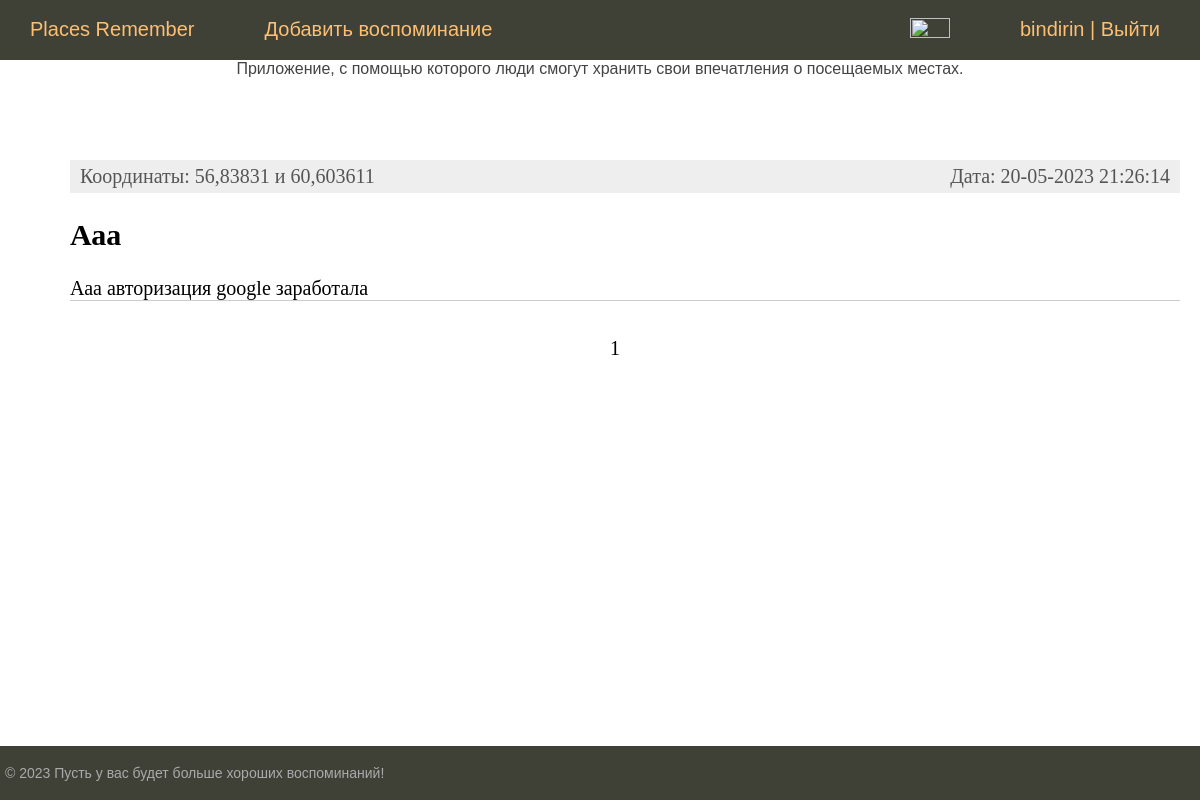
/ (signed in), run on an earlier commit of the app's database.
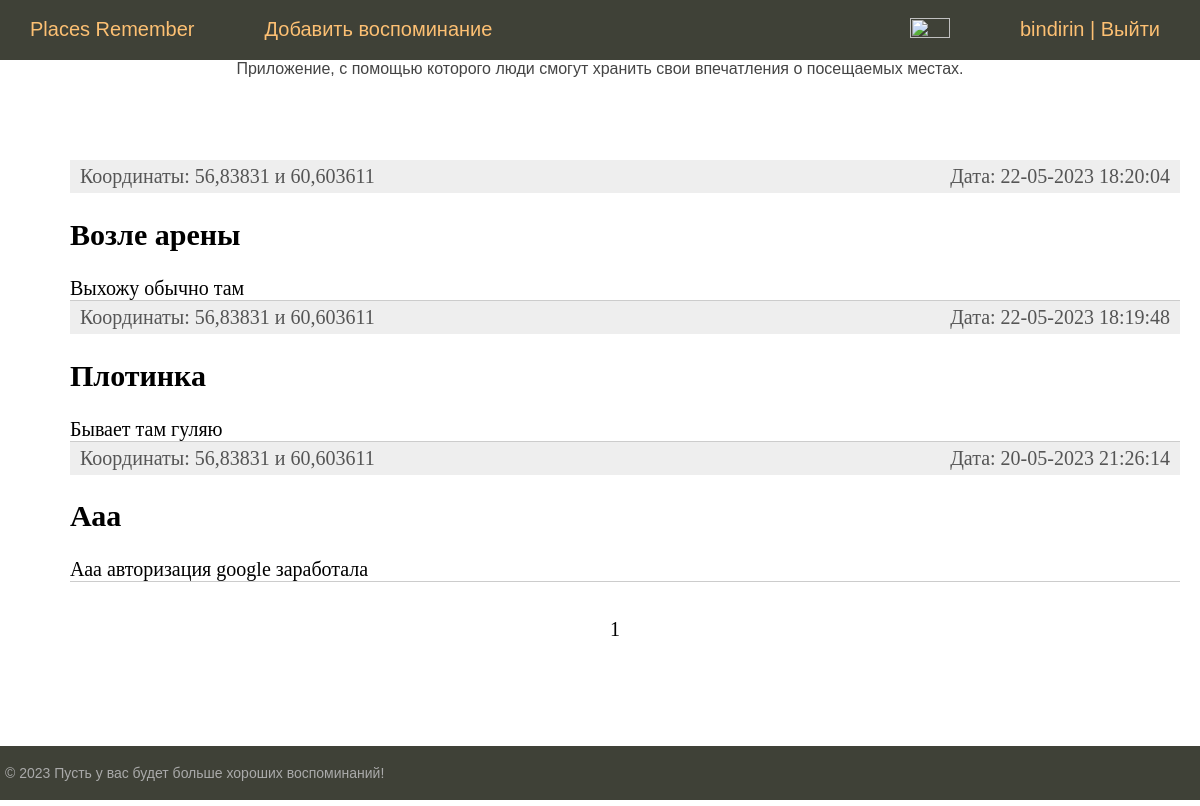
And on a later commit of the database.
### visited/models.py (models this page shows)
class Places(models.Model):
    user = models.ForeignKey(User, on_delete=models.CASCADE)
    latitude = models.FloatField(null=True)
    longitude = models.FloatField(null=True)
    name = models.CharField(max_length=255)
    comment = models.TextField(blank=True)
    time_create = models.DateTimeField(auto_now_add=True)
    class Meta:
        verbose_name = 'Посещенные места'
        verbose_name_plural = 'Посещенные места'
        ordering = ['-time_create']

### visited/views.py (the view)
# urls.py: path('', VisitedHome.as_view(), name='home'),  # http://127.0.0.1:8000/
class VisitedHome(DataMixin, ListView):
    paginate_by = 3
    model = Places
    template_name = 'visited/index.html'
    context_object_name = 'posts'
    def get_context_data(self, *, object_list=None, **kwargs):
        context = super().get_context_data(**kwargs)
        c_def = self.get_user_context(title='Главная страница')
        return dict(list(context.items()) + list(c_def.items()))
    def get_queryset(self):
        user_id = self.request.user.id
        return Places.objects.filter(user=user_id)  # фильтр id авторизованного

### visited/utils.py (called while the page is built)
    def get_user_context(self, **kwargs):
        context = kwargs
        if self.request.user.is_authenticated:
            context['avatar'] = self.request.user.socialaccount_set.first().get_avatar_url()
        user_menu = menu.copy()
        if not self.request.user.is_authenticated:
                user_menu.pop(1)
        context['menu'] = user_menu
        return context

### visited/templates/visited/index.html (shortened to what this page needs)
{% extends 'visited/base.html' %}
{% block content %}
<ul class="list-articles">
	{% for p in posts %}
			<li>
				<div class="article-panel">
					<p class="first">Координаты: {{p.latitude}} и {{p.longitude}}</p>
					<p class="last">Дата: {{p.time_create|date:"d-m-Y H:i:s"}}</p>
				</div>
				<h2>{{p.name}}</h2>
	{% autoescape on %}
	{{p.comment}}
	{% endautoescape %}
			</li>
	{% endfor %}
</ul>
		{% if page_obj %}
		<nav class="list-pages">
			<ul>
				{% for p in paginator.page_range %}
				{% if page_obj.number == p %}
				<li class="page-num page-num-selected">{{ p }}</li>
				{% elif p >= page_obj.number|add:-2 and p <= page_obj.number|add:2 %}
				<li class="page-num">
					<a href="?page={{ p }}">{{ p }}</a>
				</li>
				{% endif %}
				{% endfor %}
			</ul>
		</nav>
		{% endif %}
	</div>
{% endblock %}

### visited/templates/visited/base.html (shortened to what this page needs)
{% load static account socialaccount %}
<!DOCTYPE html>
<html>
<head>
	<link type="text/css" href="{% static 'visited/css/styles.css' %}" rel="stylesheet" />
</head>
<body>
<table class="table-page" border=0 cellpadding="0" cellspacing="0">
<tr><td valign=top>
{% block mainmenu %}
<div class="header">
<ul id="mainmenu" class="mainmenu">
{% for m in menu %}
			<li><a href="{% url m.url_name %}">{{m.title}}</a></li>
{% endfor %}
{% if request.user.is_authenticated %}
	<li class="last"> {{ user.username }} | <a href="{% url 'logout' %}">Выйти</a></li>
	{% if avatar %}
		<li class="last"><img src="{{ avatar }}" height=40 width=40"></li>
	{% else %}
		<li class="last"><img src="{{ user.profile.avatar.url }}" height=40 width=40"></li>
	{% endif %}
{% else %}
	<li class="last"><a href="{% provider_login_url "google" %}">Войти с помощью Google</a></li>
{% endif %}
</ul>
<div class="description-site" style="text-align: center">Приложение, с помощью которого люди смогут хранить свои впечатления о посещаемых местах.
</div>
</div>
{% endblock mainmenu %}
<table class="table-content" border=0 cellpadding="0" cellspacing="0">
	<tr>
		<td valign="top" class="content">
<div class="content-text">
{% block content %}
{% endblock %}
</td></tr>
</table>
</td></tr>
<tr>
	<td valign=top>
		<div id="footer">
			<p>&copy; 2023 Пусть у вас будет больше хороших воспоминаний!</p>
		</div>
	</td>
</tr>
</table>
</body>
</html>

### visited/static/visited/css/styles.css (style rules this page uses)
html, body { font-family: 'Arial'; margin: 0; padding: 0; height: 100%; width: 100%; color: #444; }
a { color: #0059b2; text-decoration: none; }
img { max-width: 600px; height: auto; }
div.article-panel { background: #eee; padding: 5px 10px 5px 10px; box-sizing: border-box; overflow: hidden; color: #555; }
div.article-panel p.first { margin: 0; float: left; }
div.article-panel p.last { margin: 0; float: right; }
ul.list-articles { list-style: none; margin: 0; padding: 0; }
ul.list-articles li { border-bottom: 1px solid #ccc; }
.table-page { width: 100%; height: 100%; vertical-align: top; }
.table-page tr { height: 100%; }
.header { background: #3F4137; height: 60px; }
ul.mainmenu { list-style: none; margin: 0; padding: 0; height: 60px; color: #fdc073; font-size: 20px; overflow: hidden; }
ul.mainmenu li { float: left; margin: 18px 40px 0 30px; }
ul.mainmenu li.last { float: right; }
ul.mainmenu li a { color: #fdc073; text-decoration: none; }
.table-content { width: 100%; min-height: 100%; height: 100%; }
.content { padding: 40px 20px 20px 40px; width: 100%; box-sizing: border-box; }
.content-text { margin: 60px 0 0 30px; color: #000; font-size: 20px; font-family: Yandex Sans Display Light; }
#footer { box-sizing: border-box; background: #3F4137; padding: 5px; color: #aaa; font-size: 14px; font-family: Verdana, Geneva, Arial, Helvetica; text-align: left; overflow: hidden; }
.list-pages { text-align: center; margin: 0 0 20px 0; }
.list-pages ul { margin: 20px 0 0 0; padding: 0; list-style: none; }
.list-pages ul li { display: inline-block; margin: 0 20px 0 0; }
.list-pages .page-num, .page-num-selected { display: inline-block; width: 60px; height: 44px; padding: 16px 0 0 0; border: 1px solid #d0d0d0; border-radius: 30px; }
.list-pages .page-num-selected { border: none; color: #000; font-size: 20px; }

What changed in the data, as far as the page shows it:
added Places: latitude "56,83831", longitude "60,603611", time_create "22-05-2023 18:20:04", name "Возле арены", comment "Выхожу обычно там"
added Places: latitude "56,83831", longitude "60,603611", time_create "22-05-2023 18:19:48", name "Плотинка", comment "Бывает там гуляю"
